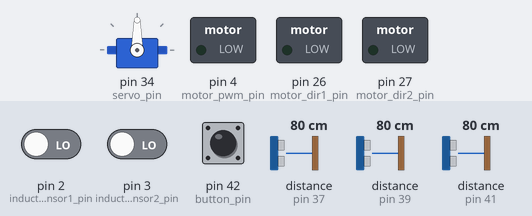
A sketch run on a simulated Arduino Mega 2560, built with avr-gcc and run on an emulated ATmega2560. Shown: servo, switched loads named in the sketch (green lamp = pin HIGH). The test bench sets the inputs (shaded band); at power-on: pin 42 (button_pin) LOW, distance to the obstacle (sensors on pin 39, pin 41, pin 37) 80 cm, pin 2 (inductive_sensor1_pin) LOW, pin 3 (inductive_sensor2_pin) LOW. The echo pulse lasts 58.3 µs per cm; EEPROM starts erased.

Above: at 1.2 s.
1.3 s: pin 42 (button_pin) pulled HIGH for 0.15 s
4.4 s: distance to the obstacle (sensor on pin 39) set to 38 cm
At 5.1 s:
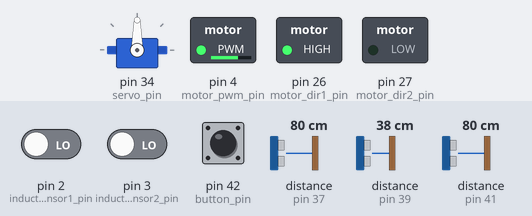
6.0 s: distance to the obstacle (sensor on pin 39) set to 34 cm
At 7.4 s:
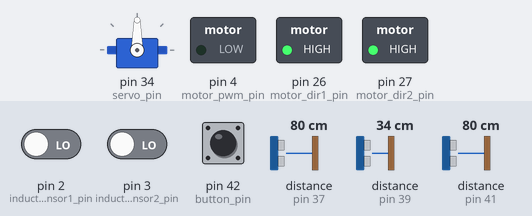
7.8 s: distance to the obstacle (sensor on pin 39) set to 133 cm
10.8 s: distance to the obstacle (sensor on pin 39) set to 140 cm
At 12.6 s:
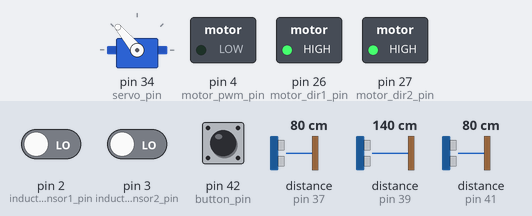
13.8 s: distance to the obstacle (sensor on pin 41) set to 17 cm
16.0 s: distance to the obstacle (sensor on pin 41) set to 14 cm
At 18.3 s:
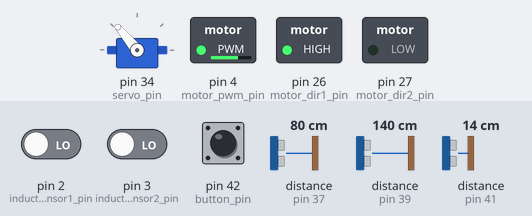
Timing chart, 0 to 20.0 s (numbered marks = the images above; inputs shaded):
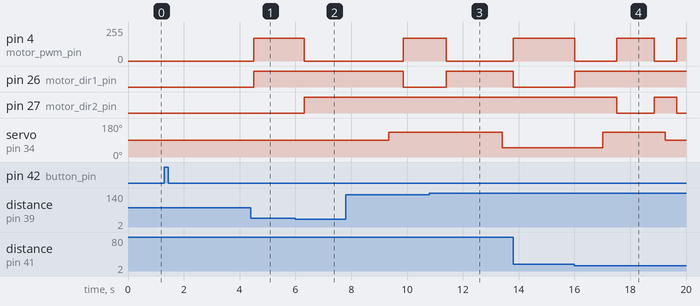

Measured:
- the behaviour switches between 36 and 35 cm on distance to the obstacle (sensor on pin 39) (found by bisection; images 1 and 2)
- the behaviour switches between 136 and 137 cm on distance to the obstacle (sensor on pin 39) (found by bisection; images 2 and 3)
- the behaviour switches between 16 and 15 cm on distance to the obstacle (sensor on pin 41) (found by bisection; images 3 and 4)
- after the input at 1.3 s, every drawn part: stays the same
- after the input at 6.0 s, pin 4 (motor_pwm_pin): 170/255 → 0/255 after 0.32 s; pin 27 (motor_dir2_pin): LOW → HIGH after 0.32 s
- after the input at 10.8 s, pin 4 (motor_pwm_pin): 170/255 → 0/255 after 0.61 s; pin 26 (motor_dir1_pin): LOW → HIGH after 0.61 s; servo on pin 34 (servo_pin): 130° → 50° after 2.6 s
- after the input at 16.0 s, pin 4 (motor_pwm_pin): 170/255 → 0/255 at once, → 170/255 1.5 s later, → 0/255 1.4 s later, → 170/255 0.80 s later; pin 26 (motor_dir1_pin): LOW → HIGH at once; pin 27 (motor_dir2_pin): HIGH → LOW after 1.5 s, → HIGH 1.4 s later, → LOW 0.80 s later; servo on pin 34 (servo_pin): 50° → 130° after 1.0 s, → 90° 2.3 s later

The sketch:

main_project.ino
```cpp
#include <NewPing.h>
#include <Servo.h>
#include <PID_v1.h>
#include <TimerOne.h>
#include <EEPROM.h>

//Inputs and outputs ports declarations
const int motor_pwm_pin = 4;
const int motor_dir1_pin = 26;
const int motor_dir2_pin = 27;
const int sensor1_trig_pin = 28;  //Unused sensor
const int sensor1_echo_pin = 29;
const int sensor2_trig_pin = 30;  //Unused sensor
const int sensor2_echo_pin = 31;
const int sensor3_trig_pin = 32;  //Unused sensor
const int sensor3_echo_pin = 33;
const int sensor4_trig_pin = 36;  //Front sensor
const int sensor4_echo_pin = 37;
const int sensor5_trig_pin = 38;  //Side sensor
const int sensor5_echo_pin = 39;
const int sensor6_trig_pin = 40;  //Back sensor
const int sensor6_echo_pin = 41;
const int servo_pin = 34;
const int inductive_sensor1_pin = 2;
const int inductive_sensor2_pin = 3;
const int button_pin = 42;

//Constants being used
const int MAX_DISTANCE = 150; //Max distance for the ultrasonic sensor
const double wheel_circunference = 0.4; //Radius of the wheel in meters
const double parking_space_needed = 0.5;  //parking space needed in meters, should be around 0.8

//Other global variables initialization
double desired_speed = 0.5; //Desired speed in m/s
int motor_speed = 170;
long distance1 = 0;
long distance2 = 0;
long distance3 = 0;
long distance4 = 0;
long distance5 = 0;
long distance6 = 0;
float parking_space_measured = 0.00f;
long parking_space = 0;
long minimum__distance = 10;
volatile long one_twentieth_revolutions1 = 0;
volatile long one_twentieth_revolutions2 = 0;
volatile int rotation_difference = 0;
float current_speed = 0.5f;
int servo_straight_angle = 90;
int eeAddress = 0;   //Location we want the data to be put.


// NewPing sonar1(sensor1_trig_pin, sensor1_echo_pin, MAX_DISTANCE);
// NewPing sonar2(sensor2_trig_pin, sensor2_echo_pin, MAX_DISTANCE);
// NewPing sonar3(sensor3_trig_pin, sensor3_echo_pin, MAX_DISTANCE);
NewPing sonar4(sensor4_trig_pin, sensor4_echo_pin, MAX_DISTANCE);
NewPing sonar5(sensor5_trig_pin, sensor5_echo_pin, MAX_DISTANCE);
NewPing sonar6(sensor6_trig_pin, sensor6_echo_pin, MAX_DISTANCE);
Servo servo;

//Get distances from all the ultrasonic sensors, sensors from 1 to 3 are not being used
void getAllDistances(){
  // distance1 = sonar1.ping_cm();
  // distance2 = sonar2.ping_cm();
  // distance3 = sonar3.ping_cm();
  distance4 = sonar4.ping_cm();
  distance5 = sonar5.ping_cm();
  distance6 = sonar6.ping_cm();
}


void moveForward(){
  digitalWrite(motor_dir1_pin, 1);
  digitalWrite(motor_dir2_pin, 0);
  analogWrite(motor_pwm_pin, motor_speed);
}

void moveBackwards(){
  digitalWrite(motor_dir1_pin, 0);
  digitalWrite(motor_dir2_pin, 1);
  analogWrite(motor_pwm_pin, motor_speed);
}

void brake(){
  digitalWrite(motor_dir1_pin, 1);
  digitalWrite(motor_dir2_pin, 1);
  analogWrite(motor_pwm_pin, 256);
}

void coast(){
  digitalWrite(motor_dir1_pin, 0);
  digitalWrite(motor_dir2_pin, 0);
  analogWrite(motor_pwm_pin, 0);
}

//From a pre defined position, park in a pre defined spot, without using any sensors
void preDefinedparalelPark(){
  servo.write(servo_straight_angle + 30);
  delay(1000);
  moveBackwards();
  delay(1200);
  brake();
  delay(1000);
  servo.write(servo_straight_angle);
  delay(1000);
  moveBackwards();
  delay(800);
  brake();
  delay(1000);
  servo.write(servo_straight_angle - 30);
  delay(1000);
  moveBackwards();
  delay(1000);
  brake();
  delay(1000);
  servo.write(servo_straight_angle + 30);
  delay(1000);
  moveForward();
  delay(850);
  brake();
  delay(1000);
  servo.write(servo_straight_angle);
}

//Parks the car in the detected parking spot using the sensors
void sensoredParalelPark(){
  // servo.write(servo_straight_angle + 30);
  servo.write(130);
  delay(500);
  getAllDistances();
  while(distance5 < 140 and distance5 != 0){
    moveBackwards();
    getAllDistances();
  }
  delay(600);
  while(distance5 < 140 and distance5 != 0){
    moveBackwards();
    getAllDistances();
  }
  brake();
  delay(1000);
  brake();
  delay(1000);
  servo.write(50);
  delay(400);
  while(distance6 > 15 or distance6 == 0){
    moveBackwards();
    getAllDistances();
  }
  brake();
  delay(1000);
  servo.write(130);
  delay(500);
  moveForward();
  delay(1350);
  brake();
  delay(400);
  servo.write(90);
  delay(400);
  while(distance4 > 30 or distance4 == 0){
    moveForward();
    getAllDistances();
  }
  brake();
  digitalWrite(13, HIGH);
}

//Interrupt to count the first wheel rotation
void inductive_sensor1_interrupt_callback(){
  one_twentieth_revolutions1++;
}

//Interrupt to count the second wheel rotation
void inductive_sensor2_interrupt_callback(){
  one_twentieth_revolutions2++;
}

//Goes forward looking for a parking spot and then run the parking algorithm
void findAndPark(){
  getAllDistances();
  while(distance5 <= 35 and distance5 != 0){
    moveForward();
    getAllDistances();
  }
  unsigned long initial_time = millis();
  one_twentieth_revolutions2 = 0;
  delay(200);
  while(distance5 > 35 or distance5 == 0){
    moveForward();
    getAllDistances();
  }
  float time_delta = (millis() - initial_time)/1000.00f;
  parking_space_measured = time_delta * current_speed;
  delay(300);
  brake();

  //Save the values measured to the EEPROM for later analysis
  EEPROM.put(eeAddress, time_delta);
  eeAddress += sizeof(float);
  EEPROM.put(eeAddress, parking_space_measured);
  eeAddress += sizeof(float);

  if (parking_space_measured >= parking_space_needed) {
    delay(3000);
    sensoredParalelPark();
  } else {
    // findAndPark();
  }
}


//Interrupt to calculate and adjust the motor speed, and to detect car steering
void timerIsr(){
  Timer1.detachInterrupt();  //stop the timer
  double rotation1 = (float(one_twentieth_revolutions1) / 20);  // divide by number of holes in Disc
  double rotation2 = (float(one_twentieth_revolutions2) / 20);  // divide by number of holes in Disc
  current_speed = ((rotation1+rotation2)/2) * wheel_circunference;
  rotation_difference = one_twentieth_revolutions2 - one_twentieth_revolutions1;
  Timer1.attachInterrupt( timerIsr );  //enable the timer
  if (current_speed < desired_speed){
    if (motor_speed < 125){
      motor_speed += 10;
    }
  } else {
    if (motor_speed > 10){
      motor_speed -= 10;
    }
  }
}

//Function to adjust the angle of the servo motor so the car go straight
void adjustServoAngle(){
  if (rotation_difference != 0){
    servo_straight_angle += rotation_difference;
  }
  if (servo_straight_angle < 60){
    servo_straight_angle = 60;
  }
  else if (servo_straight_angle > 120){
    servo_straight_angle = 120;
  }
  one_twentieth_revolutions1=0;  //  reset counter to zero
  one_twentieth_revolutions2=0;  //  reset counter to zero
}

//Makes the car move in a straight line
void goStraight(){
  adjustServoAngle();
  servo.write(servo_straight_angle);
  moveForward();
}

//Makes the car go forward for n meters based on the last measured speed
void moveNMeters(double n){
  goStraight();
  float required_time = n/current_speed;
  delay(required_time * 1000);
  brake();
}


void setup() {
  //Setting up the inputs and outputs
  pinMode(motor_pwm_pin, OUTPUT);
  pinMode(motor_dir1_pin, OUTPUT);
  pinMode(motor_dir2_pin, OUTPUT);
  pinMode(sensor1_trig_pin, OUTPUT);
  pinMode(sensor1_echo_pin, INPUT);
  pinMode(sensor2_trig_pin, OUTPUT);
  pinMode(sensor2_echo_pin, INPUT);
  pinMode(sensor3_trig_pin, OUTPUT);
  pinMode(sensor3_echo_pin, INPUT);
  pinMode(sensor4_trig_pin, OUTPUT);
  pinMode(sensor4_echo_pin, INPUT);
  pinMode(sensor5_trig_pin, OUTPUT);
  pinMode(sensor5_echo_pin, INPUT);
  pinMode(sensor6_trig_pin, OUTPUT);
  pinMode(sensor6_echo_pin, INPUT);

  servo.attach(servo_pin);
  // servo.detach();

  Serial.begin(9600);

  // Speed measurement
  Timer1.initialize(500000); // set timer for 0.5sec
  // Timer1.attachInterrupt( timerIsr ); // enable the timer

  //Inductive sensor interruption initialization for measuring wheel rotations
  pinMode(inductive_sensor1_pin, INPUT);
  pinMode(inductive_sensor2_pin, INPUT);
  attachInterrupt(digitalPinToInterrupt(inductive_sensor1_pin), inductive_sensor1_interrupt_callback, RISING);
  attachInterrupt(digitalPinToInterrupt(inductive_sensor2_pin), inductive_sensor2_interrupt_callback, RISING);
  one_twentieth_revolutions1 = 0;
  one_twentieth_revolutions2 = 0;

  //Start the servo in the correct angle
  servo.write(servo_straight_angle);

  digitalWrite(13, LOW);
}

void loop() {
  servo.write(servo_straight_angle);
  //When button is pressed, run the parking code
  if (digitalRead(button_pin)) {
    delay(3000);
    findAndPark();
    // sensoredParalelPark();
  }
}
```
